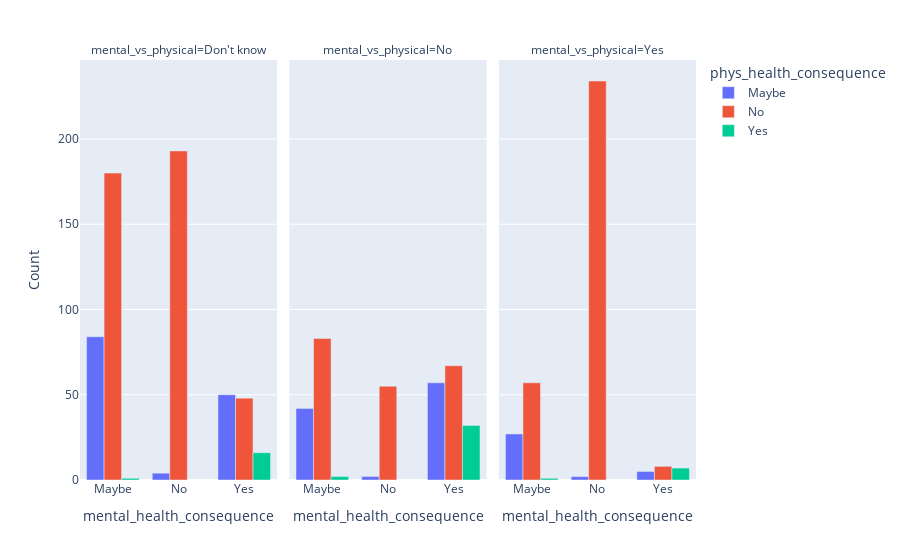

Notebook code cell kept with this figure:
### Code cell
temp_grp_df = df.groupby(['mental_health_consequence','phys_health_consequence','mental_vs_physical']).count()
temp_grp_df.reset_index(drop=False, inplace=True)

fig = px.bar(temp_grp_df, x='mental_health_consequence', y='Age', labels={'Age':'Count'}, orientation='v', color='phys_health_consequence', facet_col='mental_vs_physical',barmode='group')
fig.show()

### Figure 1 — Plotly figure (JSON) as saved in the notebook; plotly's stock layout.template omitted (floating-point values rounded to 4 significant figures)
{"data": [{"alignmentgroup": "True", "hovertemplate": "phys_health_consequence=Maybe<br>mental_vs_physical=Don't know<br>mental_health_consequence=%{x}<br>Count=%{y}<extra></extra>", "legendgroup": "Maybe", "marker": {"color": "#636efa", "pattern": {"shape": ""}}, "name": "Maybe", "offsetgroup": "Maybe", "orientation": "v", "showlegend": true, "textposition": "auto", "type": "bar", "x": ["Maybe", "No", "Yes"], "xaxis": "x", "y": [84, 4, 50], "yaxis": "y"}, {"alignmentgroup": "True", "hovertemplate": "phys_health_consequence=Maybe<br>mental_vs_physical=No<br>mental_health_consequence=%{x}<br>Count=%{y}<extra></extra>", "legendgroup": "Maybe", "marker": {"color": "#636efa", "pattern": {"shape": ""}}, "name": "Maybe", "offsetgroup": "Maybe", "orientation": "v", "showlegend": false, "textposition": "auto", "type": "bar", "x": ["Maybe", "No", "Yes"], "xaxis": "x2", "y": [42, 2, 57], "yaxis": "y2"}, {"alignmentgroup": "True", "hovertemplate": "phys_health_consequence=Maybe<br>mental_vs_physical=Yes<br>mental_health_consequence=%{x}<br>Count=%{y}<extra></extra>", "legendgroup": "Maybe", "marker": {"color": "#636efa", "pattern": {"shape": ""}}, "name": "Maybe", "offsetgroup": "Maybe", "orientation": "v", "showlegend": false, "textposition": "auto", "type": "bar", "x": ["Maybe", "No", "Yes"], "xaxis": "x3", "y": [27, 2, 5], "yaxis": "y3"}, {"alignmentgroup": "True", "hovertemplate": "phys_health_consequence=No<br>mental_vs_physical=Don't know<br>mental_health_consequence=%{x}<br>Count=%{y}<extra></extra>", "legendgroup": "No", "marker": {"color": "#EF553B", "pattern": {"shape": ""}}, "name": "No", "offsetgroup": "No", "orientation": "v", "showlegend": true, "textposition": "auto", "type": "bar", "x": ["Maybe", "No", "Yes"], "xaxis": "x", "y": [180, 193, 48], "yaxis": "y"}, {"alignmentgroup": "True", "hovertemplate": "phys_health_consequence=No<br>mental_vs_physical=No<br>mental_health_consequence=%{x}<br>Count=%{y}<extra></extra>", "legendgroup": "No", "marker": {"color": "#EF553B", "pattern": {"shape": ""}}, "name": "No", "offsetgroup": "No", "orientation": "v", "showlegend": false, "textposition": "auto", "type": "bar", "x": ["Maybe", "No", "Yes"], "xaxis": "x2", "y": [83, 55, 67], "yaxis": "y2"}, {"alignmentgroup": "True", "hovertemplate": "phys_health_consequence=No<br>mental_vs_physical=Yes<br>mental_health_consequence=%{x}<br>Count=%{y}<extra></extra>", "legendgroup": "No", "marker": {"color": "#EF553B", "pattern": {"shape": ""}}, "name": "No", "offsetgroup": "No", "orientation": "v", "showlegend": false, "textposition": "auto", "type": "bar", "x": ["Maybe", "No", "Yes"], "xaxis": "x3", "y": [57, 234, 8], "yaxis": "y3"}, {"alignmentgroup": "True", "hovertemplate": "phys_health_consequence=Yes<br>mental_vs_physical=Don't know<br>mental_health_consequence=%{x}<br>Count=%{y}<extra></extra>", "legendgroup": "Yes", "marker": {"color": "#00cc96", "pattern": {"shape": ""}}, "name": "Yes", "offsetgroup": "Yes", "orientation": "v", "showlegend": true, "textposition": "auto", "type": "bar", "x": ["Maybe", "Yes"], "xaxis": "x", "y": [1, 16], "yaxis": "y"}, {"alignmentgroup": "True", "hovertemplate": "phys_health_consequence=Yes<br>mental_vs_physical=No<br>mental_health_consequence=%{x}<br>Count=%{y}<extra></extra>", "legendgroup": "Yes", "marker": {"color": "#00cc96", "pattern": {"shape": ""}}, "name": "Yes", "offsetgroup": "Yes", "orientation": "v", "showlegend": false, "textposition": "auto", "type": "bar", "x": ["Maybe", "Yes"], "xaxis": "x2", "y": [2, 32], "yaxis": "y2"}, {"alignmentgroup": "True", "hovertemplate": "phys_health_consequence=Yes<br>mental_vs_physical=Yes<br>mental_health_consequence=%{x}<br>Count=%{y}<extra></extra>", "legendgroup": "Yes", "marker": {"color": "#00cc96", "pattern": {"shape": ""}}, "name": "Yes", "offsetgroup": "Yes", "orientation": "v", "showlegend": false, "textposition": "auto", "type": "bar", "x": ["Maybe", "Yes"], "xaxis": "x3", "y": [1, 7], "yaxis": "y3"}], "layout": {"annotations": [{"font": {}, "showarrow": false, "text": "mental_vs_physical=Don't know", "x": 0.16, "xanchor": "center", "xref": "paper", "y": 1, "yanchor": "bottom", "yref": "paper"}, {"font": {}, "showarrow": false, "text": "mental_vs_physical=No", "x": 0.5, "xanchor": "center", "xref": "paper", "y": 1, "yanchor": "bottom", "yref": "paper"}, {"font": {}, "showarrow": false, "text": "mental_vs_physical=Yes", "x": 0.84, "xanchor": "center", "xref": "paper", "y": 1, "yanchor": "bottom", "yref": "paper"}], "barmode": "group", "legend": {"title": {"text": "phys_health_consequence"}, "tracegroupgap": 0}, "margin": {"t": 60}, "xaxis": {"anchor": "y", "domain": [0, 0.32], "title": {"text": "mental_health_consequence"}}, "xaxis2": {"anchor": "y2", "domain": [0.34, 0.66], "matches": "x", "title": {"text": "mental_health_consequence"}}, "xaxis3": {"anchor": "y3", "domain": [0.68, 1.0], "matches": "x", "title": {"text": "mental_health_consequence"}}, "yaxis": {"anchor": "x", "domain": [0, 1], "title": {"text": "Count"}}, "yaxis2": {"anchor": "x2", "domain": [0, 1], "matches": "y", "showticklabels": false}, "yaxis3": {"anchor": "x3", "domain": [0, 1], "matches": "y", "showticklabels": false}}}
